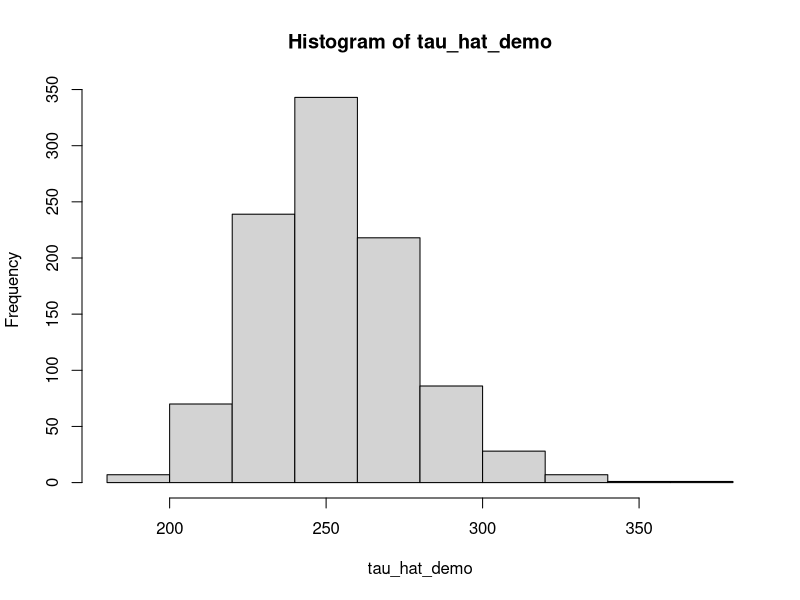
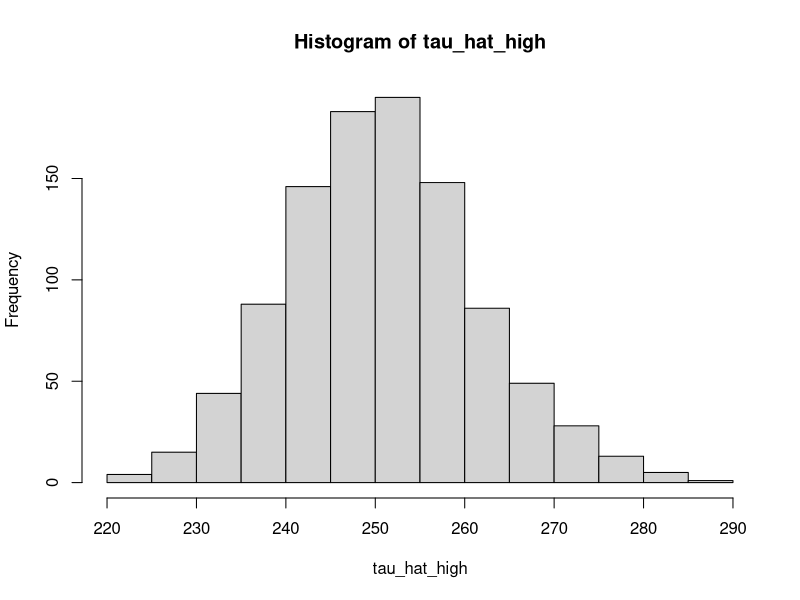
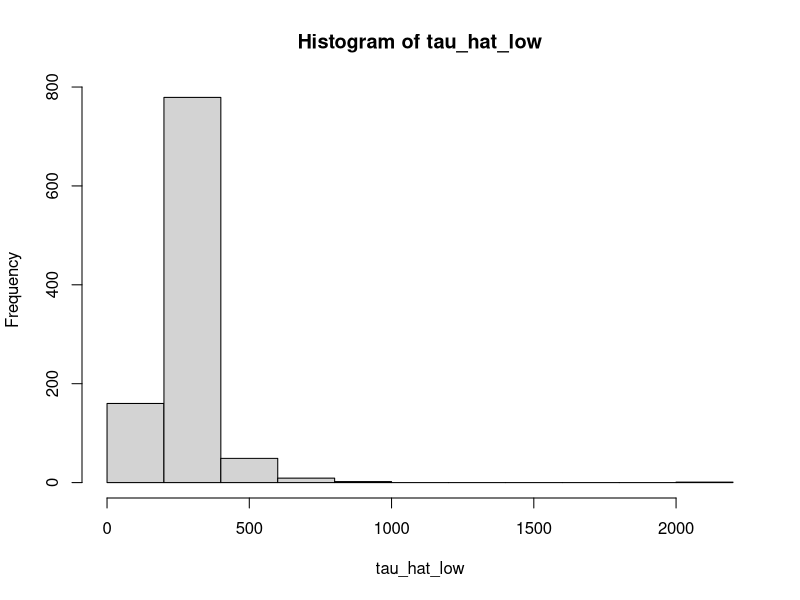
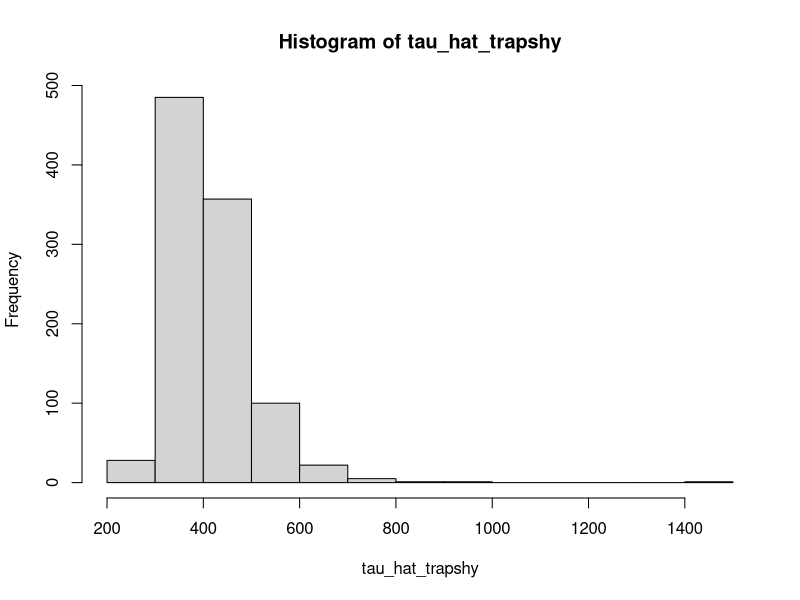
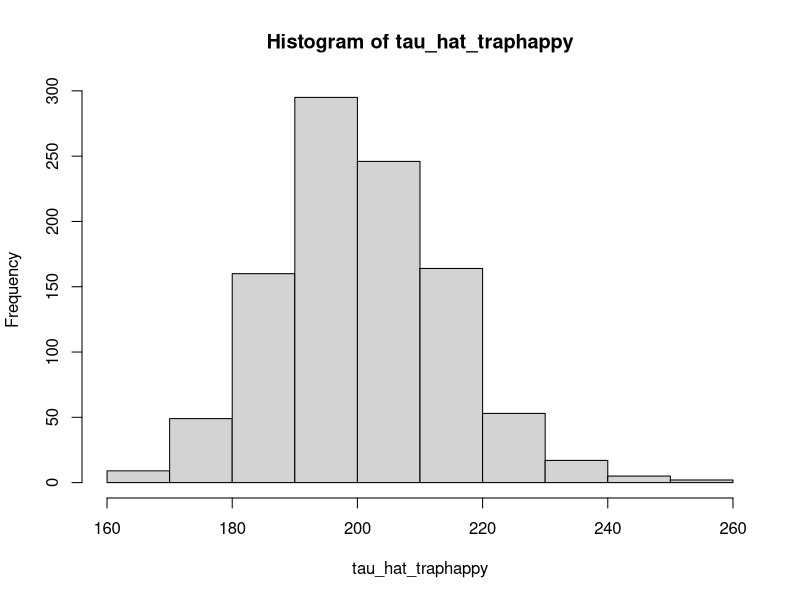

Here is the R script that generated these plots, in order:
## ---- chunk 1
knitr::opts_chunk$set(echo = TRUE)
## ---- chunk 2
c1 <- 37
c2 <- 42
r2 <- 30
## ---- chunk 3
tau_hat <- c1 * c2 / r2
tau_hat
## ---- chunk 4
p_hat <- r2 / c1
p_hat 
## ---- chunk 5
c1_Baileys <- 12
c2_Baileys <- 12
r2_Baileys <- 4
## ---- chunk 6
tau_hat_Baileys <- (c1_Baileys * c2_Baileys) / r2_Baileys
tau_hat_Baileys
## ---- chunk 7
p_hat_Baileys <- r2_Baileys / c1_Baileys
p_hat_Baileys
## ---- chunk 8
tau <- 250
## ---- chunk 9
nRuns <- 1000
## ---- chunk 10
LP_estimator <- function(p1, p2, p_recap) {
  
  # make sure we get the same numbers every time
  set.seed(4)
  
  # create an empty data frame to hold simulated values
  tau_hat <- matrix(NA, nRuns)  # create a matrix to hold estimates
   
  for(i in 1:nRuns) { 
    # simulate data 
    c1 <- rbinom(1, tau, p1)     # no. individuals captured on survey occasion 1
    u2 <- rbinom(1, tau-c1, p2)  # no. marked individuals recaptured on survey occasion 2
    r2 <- rbinom(1, c1, p_recap)  # no. marked individuals recaptured on survey occasion 2
    c2 <- u2 + r2                # total no. individuals captured on survey occasion 2
    
    # calculate estimated abundance via (modified) Lincoln-Peterson
    tau_hat[i] <- (c1 )*(c2) / (r2)
  }
  
  return(tau_hat) # the function will return our estimate of the population
}
## ---- chunk 11
tau_hat_demo <- LP_estimator(p1 = 0.4, p2 = 0.4, p_recap = 0.4)
## ---- chunk 12
hist(tau_hat_demo)
## ---- chunk 13
# Remember, our true abundance is 250

# What is the mean of all of our tau_hat estimates?
mean(tau_hat_demo)          # mean of all tau-hat estimates

# On average, how biased are our estimates?
mean(tau_hat_demo) - tau    # bias

# How precise are our estimates?
sd(tau_hat_demo)              # precision
## ---- chunk 14
    tau_hat_high <- LP_estimator(p1 = 0.6, p2 = 0.6, p_recap = 0.6)
## ---- chunk 15
    hist(tau_hat_high)
## ---- chunk 16
    mean(tau_hat_high)

    # On average, how biased are our estimates?
    mean(tau_hat_high) - tau       # bias

    # How precise are our estimates?
    sd(tau_hat_high)            # precision
## ---- chunk 17
    tau_hat_low <- LP_estimator(p1 = 0.2, p2 = 0.2, p_recap = 0.2)
## ---- chunk 18
    hist(tau_hat_low)
## ---- chunk 19
    mean(tau_hat_low)

    # On average, how biased are our estimates?
    mean(tau_hat_low) - tau       # bias

    # How precise are our estimates?
    sd(tau_hat_low)            # precision
## ---- chunk 20
    tau_hat_trapshy <- LP_estimator(p1 = 0.4, p2 = 0.4, p_recap = 0.2)
## ---- chunk 21
    hist(tau_hat_trapshy)
## ---- chunk 22
    mean(tau_hat_trapshy)

    # On average, how biased are our estimates?
    mean(tau_hat_trapshy) - tau       # bias

    # How precise are our estimates?
    sd(tau_hat_trapshy)            # precision
## ---- chunk 23
    tau_hat_traphappy <- LP_estimator(p1 = 0.4, p2 = 0.4, p_recap = 0.6)
## ---- chunk 24
    hist(tau_hat_traphappy)
## ---- chunk 25
    mean(tau_hat_traphappy)

    # On average, how biased are our estimates?
    mean(tau_hat_traphappy) - tau       # bias

    # How precise are our estimates?
    sd(tau_hat_traphappy)            # precision
